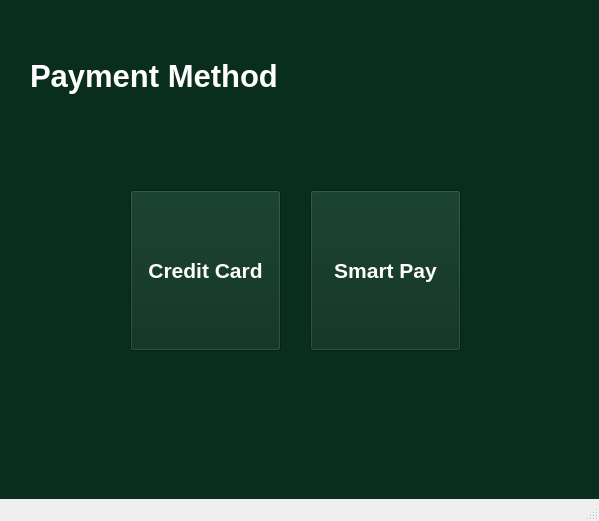
<?xml version="1.0" encoding="UTF-8"?>
<ui version="4.0">
 <class>MainWindow</class>
 <widget class="QMainWindow" name="MainWindow">
  <property name="geometry">
   <rect>
    <x>0</x>
    <y>0</y>
    <width>599</width>
    <height>521</height>
   </rect>
  </property>
  <property name="windowTitle">
   <string>MainWindow</string>
  </property>
  <widget class="QWidget" name="centralwidget">
   <widget class="QStackedWidget" name="stackedWidget">
    <property name="geometry">
     <rect>
      <x>0</x>
      <y>0</y>
      <width>601</width>
      <height>511</height>
     </rect>
    </property>
    <property name="styleSheet">
     <string notr="true">background-color: rgb(10, 46, 30);</string>
    </property>
    <widget class="QWidget" name="page">
     <widget class="QPushButton" name="pushButton">
      <property name="geometry">
       <rect>
        <x>130</x>
        <y>190</y>
        <width>151</width>
        <height>161</height>
       </rect>
      </property>
      <property name="palette">
       <palette>
        <active>
         <colorrole role="WindowText">
          <brush brushstyle="SolidPattern">
           <color alpha="255">
            <red>255</red>
            <green>255</green>
            <blue>255</blue>
           </color>
          </brush>
         </colorrole>
         <colorrole role="Button">
          <brush brushstyle="SolidPattern">
           <color alpha="255">
            <red>10</red>
            <green>46</green>
            <blue>30</blue>
           </color>
          </brush>
         </colorrole>
         <colorrole role="Midlight">
          <brush brushstyle="SolidPattern">
           <color alpha="255">
            <red>196</red>
            <green>203</green>
            <blue>193</blue>
           </color>
          </brush>
         </colorrole>
         <colorrole role="Dark">
          <brush brushstyle="SolidPattern">
           <color alpha="255">
            <red>105</red>
            <green>116</green>
            <blue>101</blue>
           </color>
          </brush>
         </colorrole>
         <colorrole role="Mid">
          <brush brushstyle="SolidPattern">
           <color alpha="255">
            <red>115</red>
            <green>132</green>
            <blue>108</blue>
           </color>
          </brush>
         </colorrole>
         <colorrole role="Text">
          <brush brushstyle="SolidPattern">
           <color alpha="255">
            <red>26</red>
            <green>55</green>
            <blue>35</blue>
           </color>
          </brush>
         </colorrole>
         <colorrole role="BrightText">
          <brush brushstyle="SolidPattern">
           <color alpha="255">
            <red>26</red>
            <green>55</green>
            <blue>35</blue>
           </color>
          </brush>
         </colorrole>
         <colorrole role="ButtonText">
          <brush brushstyle="SolidPattern">
           <color alpha="255">
            <red>255</red>
            <green>255</green>
            <blue>255</blue>
           </color>
          </brush>
         </colorrole>
         <colorrole role="Base">
          <brush brushstyle="SolidPattern">
           <color alpha="255">
            <red>10</red>
            <green>46</green>
            <blue>30</blue>
           </color>
          </brush>
         </colorrole>
         <colorrole role="Window">
          <brush brushstyle="SolidPattern">
           <color alpha="255">
            <red>10</red>
            <green>46</green>
            <blue>30</blue>
           </color>
          </brush>
         </colorrole>
         <colorrole role="Highlight">
          <brush brushstyle="SolidPattern">
           <color alpha="255">
            <red>26</red>
            <green>55</green>
            <blue>35</blue>
           </color>
          </brush>
         </colorrole>
         <colorrole role="HighlightedText">
          <brush brushstyle="SolidPattern">
           <color alpha="255">
            <red>254</red>
            <green>239</green>
            <blue>197</blue>
           </color>
          </brush>
         </colorrole>
         <colorrole role="LinkVisited">
          <brush brushstyle="SolidPattern">
           <color alpha="255">
            <red>205</red>
            <green>171</green>
            <blue>143</blue>
           </color>
          </brush>
         </colorrole>
         <colorrole role="AlternateBase">
          <brush brushstyle="SolidPattern">
           <color alpha="255">
            <red>69</red>
            <green>80</green>
            <blue>65</blue>
           </color>
          </brush>
         </colorrole>
         <colorrole role="ToolTipBase">
          <brush brushstyle="SolidPattern">
           <color alpha="255">
            <red>255</red>
            <green>246</green>
            <blue>242</blue>
           </color>
          </brush>
         </colorrole>
         <colorrole role="PlaceholderText">
          <brush brushstyle="SolidPattern">
           <color alpha="255">
            <red>105</red>
            <green>116</green>
            <blue>101</blue>
           </color>
          </brush>
         </colorrole>
        </active>
        <inactive>
         <colorrole role="WindowText">
          <brush brushstyle="SolidPattern">
           <color alpha="255">
            <red>255</red>
            <green>255</green>
            <blue>255</blue>
           </color>
          </brush>
         </colorrole>
         <colorrole role="Button">
          <brush brushstyle="SolidPattern">
           <color alpha="255">
            <red>10</red>
            <green>46</green>
            <blue>30</blue>
           </color>
          </brush>
         </colorrole>
         <colorrole role="Midlight">
          <brush brushstyle="SolidPattern">
           <color alpha="255">
            <red>196</red>
            <green>203</green>
            <blue>193</blue>
           </color>
          </brush>
         </colorrole>
         <colorrole role="Dark">
          <brush brushstyle="SolidPattern">
           <color alpha="255">
            <red>105</red>
            <green>116</green>
            <blue>101</blue>
           </color>
          </brush>
         </colorrole>
         <colorrole role="Mid">
          <brush brushstyle="SolidPattern">
           <color alpha="255">
            <red>115</red>
            <green>132</green>
            <blue>108</blue>
           </color>
          </brush>
         </colorrole>
         <colorrole role="Text">
          <brush brushstyle="SolidPattern">
           <color alpha="255">
            <red>26</red>
            <green>55</green>
            <blue>35</blue>
           </color>
          </brush>
         </colorrole>
         <colorrole role="BrightText">
          <brush brushstyle="SolidPattern">
           <color alpha="255">
            <red>26</red>
            <green>55</green>
            <blue>35</blue>
           </color>
          </brush>
         </colorrole>
         <colorrole role="ButtonText">
          <brush brushstyle="SolidPattern">
           <color alpha="255">
            <red>255</red>
            <green>255</green>
            <blue>255</blue>
           </color>
          </brush>
         </colorrole>
         <colorrole role="Base">
          <brush brushstyle="SolidPattern">
           <color alpha="255">
            <red>10</red>
            <green>46</green>
            <blue>30</blue>
           </color>
          </brush>
         </colorrole>
         <colorrole role="Window">
          <brush brushstyle="SolidPattern">
           <color alpha="255">
            <red>10</red>
            <green>46</green>
            <blue>30</blue>
           </color>
          </brush>
         </colorrole>
         <colorrole role="Highlight">
          <brush brushstyle="SolidPattern">
           <color alpha="255">
            <red>26</red>
            <green>55</green>
            <blue>35</blue>
           </color>
          </brush>
         </colorrole>
         <colorrole role="HighlightedText">
          <brush brushstyle="SolidPattern">
           <color alpha="255">
            <red>254</red>
            <green>239</green>
            <blue>197</blue>
           </color>
          </brush>
         </colorrole>
         <colorrole role="LinkVisited">
          <brush brushstyle="SolidPattern">
           <color alpha="255">
            <red>205</red>
            <green>171</green>
            <blue>143</blue>
           </color>
          </brush>
         </colorrole>
         <colorrole role="AlternateBase">
          <brush brushstyle="SolidPattern">
           <color alpha="255">
            <red>69</red>
            <green>80</green>
            <blue>65</blue>
           </color>
          </brush>
         </colorrole>
         <colorrole role="ToolTipBase">
          <brush brushstyle="SolidPattern">
           <color alpha="255">
            <red>255</red>
            <green>246</green>
            <blue>242</blue>
           </color>
          </brush>
         </colorrole>
         <colorrole role="PlaceholderText">
          <brush brushstyle="SolidPattern">
           <color alpha="255">
            <red>105</red>
            <green>116</green>
            <blue>101</blue>
           </color>
          </brush>
         </colorrole>
        </inactive>
        <disabled>
         <colorrole role="WindowText">
          <brush brushstyle="SolidPattern">
           <color alpha="255">
            <red>105</red>
            <green>116</green>
            <blue>101</blue>
           </color>
          </brush>
         </colorrole>
         <colorrole role="Button">
          <brush brushstyle="SolidPattern">
           <color alpha="255">
            <red>10</red>
            <green>46</green>
            <blue>30</blue>
           </color>
          </brush>
         </colorrole>
         <colorrole role="Midlight">
          <brush brushstyle="SolidPattern">
           <color alpha="255">
            <red>196</red>
            <green>203</green>
            <blue>193</blue>
           </color>
          </brush>
         </colorrole>
         <colorrole role="Dark">
          <brush brushstyle="SolidPattern">
           <color alpha="255">
            <red>105</red>
            <green>116</green>
            <blue>101</blue>
           </color>
          </brush>
         </colorrole>
         <colorrole role="Mid">
          <brush brushstyle="SolidPattern">
           <color alpha="255">
            <red>115</red>
            <green>132</green>
            <blue>108</blue>
           </color>
          </brush>
         </colorrole>
         <colorrole role="Text">
          <brush brushstyle="SolidPattern">
           <color alpha="255">
            <red>105</red>
            <green>116</green>
            <blue>101</blue>
           </color>
          </brush>
         </colorrole>
         <colorrole role="BrightText">
          <brush brushstyle="SolidPattern">
           <color alpha="255">
            <red>26</red>
            <green>55</green>
            <blue>35</blue>
           </color>
          </brush>
         </colorrole>
         <colorrole role="ButtonText">
          <brush brushstyle="SolidPattern">
           <color alpha="255">
            <red>105</red>
            <green>116</green>
            <blue>101</blue>
           </color>
          </brush>
         </colorrole>
         <colorrole role="Base">
          <brush brushstyle="SolidPattern">
           <color alpha="255">
            <red>10</red>
            <green>46</green>
            <blue>30</blue>
           </color>
          </brush>
         </colorrole>
         <colorrole role="Window">
          <brush brushstyle="SolidPattern">
           <color alpha="255">
            <red>10</red>
            <green>46</green>
            <blue>30</blue>
           </color>
          </brush>
         </colorrole>
         <colorrole role="Highlight">
          <brush brushstyle="SolidPattern">
           <color alpha="255">
            <red>145</red>
            <green>145</green>
            <blue>145</blue>
           </color>
          </brush>
         </colorrole>
         <colorrole role="HighlightedText">
          <brush brushstyle="SolidPattern">
           <color alpha="255">
            <red>254</red>
            <green>239</green>
            <blue>197</blue>
           </color>
          </brush>
         </colorrole>
         <colorrole role="LinkVisited">
          <brush brushstyle="SolidPattern">
           <color alpha="255">
            <red>205</red>
            <green>171</green>
            <blue>143</blue>
           </color>
          </brush>
         </colorrole>
         <colorrole role="AlternateBase">
          <brush brushstyle="SolidPattern">
           <color alpha="255">
            <red>69</red>
            <green>80</green>
            <blue>65</blue>
           </color>
          </brush>
         </colorrole>
         <colorrole role="ToolTipBase">
          <brush brushstyle="SolidPattern">
           <color alpha="255">
            <red>255</red>
            <green>246</green>
            <blue>242</blue>
           </color>
          </brush>
         </colorrole>
         <colorrole role="PlaceholderText">
          <brush brushstyle="SolidPattern">
           <color alpha="255">
            <red>105</red>
            <green>116</green>
            <blue>101</blue>
           </color>
          </brush>
         </colorrole>
        </disabled>
       </palette>
      </property>
      <property name="font">
       <font>
        <pointsize>16</pointsize>
        <weight>75</weight>
        <bold>true</bold>
       </font>
      </property>
      <property name="styleSheet">
       <string notr="true">border-color: rgb(255, 255, 255);</string>
      </property>
      <property name="text">
       <string>Credit Card</string>
      </property>
     </widget>
     <widget class="QPushButton" name="pushButton_2">
      <property name="geometry">
       <rect>
        <x>310</x>
        <y>190</y>
        <width>151</width>
        <height>161</height>
       </rect>
      </property>
      <property name="palette">
       <palette>
        <active>
         <colorrole role="WindowText">
          <brush brushstyle="SolidPattern">
           <color alpha="255">
            <red>255</red>
            <green>255</green>
            <blue>255</blue>
           </color>
          </brush>
         </colorrole>
         <colorrole role="Button">
          <brush brushstyle="SolidPattern">
           <color alpha="255">
            <red>10</red>
            <green>46</green>
            <blue>30</blue>
           </color>
          </brush>
         </colorrole>
         <colorrole role="Midlight">
          <brush brushstyle="SolidPattern">
           <color alpha="255">
            <red>196</red>
            <green>203</green>
            <blue>193</blue>
           </color>
          </brush>
         </colorrole>
         <colorrole role="Dark">
          <brush brushstyle="SolidPattern">
           <color alpha="255">
            <red>105</red>
            <green>116</green>
            <blue>101</blue>
           </color>
          </brush>
         </colorrole>
         <colorrole role="Mid">
          <brush brushstyle="SolidPattern">
           <color alpha="255">
            <red>115</red>
            <green>132</green>
            <blue>108</blue>
           </color>
          </brush>
         </colorrole>
         <colorrole role="Text">
          <brush brushstyle="SolidPattern">
           <color alpha="255">
            <red>26</red>
            <green>55</green>
            <blue>35</blue>
           </color>
          </brush>
         </colorrole>
         <colorrole role="BrightText">
          <brush brushstyle="SolidPattern">
           <color alpha="255">
            <red>26</red>
            <green>55</green>
            <blue>35</blue>
           </color>
          </brush>
         </colorrole>
         <colorrole role="ButtonText">
          <brush brushstyle="SolidPattern">
           <color alpha="255">
            <red>255</red>
            <green>255</green>
            <blue>255</blue>
           </color>
          </brush>
         </colorrole>
         <colorrole role="Base">
          <brush brushstyle="SolidPattern">
           <color alpha="255">
            <red>10</red>
            <green>46</green>
            <blue>30</blue>
           </color>
          </brush>
         </colorrole>
         <colorrole role="Window">
          <brush brushstyle="SolidPattern">
           <color alpha="255">
            <red>10</red>
            <green>46</green>
            <blue>30</blue>
           </color>
          </brush>
         </colorrole>
         <colorrole role="Highlight">
          <brush brushstyle="SolidPattern">
           <color alpha="255">
            <red>26</red>
            <green>55</green>
            <blue>35</blue>
           </color>
          </brush>
         </colorrole>
         <colorrole role="HighlightedText">
          <brush brushstyle="SolidPattern">
           <color alpha="255">
            <red>254</red>
            <green>239</green>
            <blue>197</blue>
           </color>
          </brush>
         </colorrole>
         <colorrole role="LinkVisited">
          <brush brushstyle="SolidPattern">
           <color alpha="255">
            <red>205</red>
            <green>171</green>
            <blue>143</blue>
           </color>
          </brush>
         </colorrole>
         <colorrole role="AlternateBase">
          <brush brushstyle="SolidPattern">
           <color alpha="255">
            <red>69</red>
            <green>80</green>
            <blue>65</blue>
           </color>
          </brush>
         </colorrole>
         <colorrole role="ToolTipBase">
          <brush brushstyle="SolidPattern">
           <color alpha="255">
            <red>255</red>
            <green>246</green>
            <blue>242</blue>
           </color>
          </brush>
         </colorrole>
         <colorrole role="PlaceholderText">
          <brush brushstyle="SolidPattern">
           <color alpha="255">
            <red>105</red>
            <green>116</green>
            <blue>101</blue>
           </color>
          </brush>
         </colorrole>
        </active>
        <inactive>
         <colorrole role="WindowText">
          <brush brushstyle="SolidPattern">
           <color alpha="255">
            <red>255</red>
            <green>255</green>
            <blue>255</blue>
           </color>
          </brush>
         </colorrole>
         <colorrole role="Button">
          <brush brushstyle="SolidPattern">
           <color alpha="255">
            <red>10</red>
            <green>46</green>
            <blue>30</blue>
           </color>
          </brush>
         </colorrole>
         <colorrole role="Midlight">
          <brush brushstyle="SolidPattern">
           <color alpha="255">
            <red>196</red>
            <green>203</green>
            <blue>193</blue>
           </color>
          </brush>
         </colorrole>
         <colorrole role="Dark">
          <brush brushstyle="SolidPattern">
           <color alpha="255">
            <red>105</red>
            <green>116</green>
            <blue>101</blue>
           </color>
          </brush>
         </colorrole>
         <colorrole role="Mid">
          <brush brushstyle="SolidPattern">
           <color alpha="255">
            <red>115</red>
            <green>132</green>
            <blue>108</blue>
           </color>
          </brush>
         </colorrole>
         <colorrole role="Text">
          <brush brushstyle="SolidPattern">
           <color alpha="255">
            <red>26</red>
            <green>55</green>
            <blue>35</blue>
           </color>
          </brush>
         </colorrole>
         <colorrole role="BrightText">
          <brush brushstyle="SolidPattern">
           <color alpha="255">
            <red>26</red>
            <green>55</green>
            <blue>35</blue>
           </color>
          </brush>
         </colorrole>
         <colorrole role="ButtonText">
          <brush brushstyle="SolidPattern">
           <color alpha="255">
            <red>255</red>
            <green>255</green>
            <blue>255</blue>
           </color>
          </brush>
         </colorrole>
         <colorrole role="Base">
          <brush brushstyle="SolidPattern">
           <color alpha="255">
            <red>10</red>
            <green>46</green>
            <blue>30</blue>
           </color>
          </brush>
         </colorrole>
         <colorrole role="Window">
          <brush brushstyle="SolidPattern">
           <color alpha="255">
            <red>10</red>
            <green>46</green>
            <blue>30</blue>
           </color>
          </brush>
         </colorrole>
         <colorrole role="Highlight">
          <brush brushstyle="SolidPattern">
           <color alpha="255">
            <red>26</red>
            <green>55</green>
            <blue>35</blue>
           </color>
          </brush>
         </colorrole>
         <colorrole role="HighlightedText">
          <brush brushstyle="SolidPattern">
           <color alpha="255">
            <red>254</red>
            <green>239</green>
            <blue>197</blue>
           </color>
          </brush>
         </colorrole>
         <colorrole role="LinkVisited">
          <brush brushstyle="SolidPattern">
           <color alpha="255">
            <red>205</red>
            <green>171</green>
            <blue>143</blue>
           </color>
          </brush>
         </colorrole>
         <colorrole role="AlternateBase">
          <brush brushstyle="SolidPattern">
           <color alpha="255">
            <red>69</red>
            <green>80</green>
            <blue>65</blue>
           </color>
          </brush>
         </colorrole>
         <colorrole role="ToolTipBase">
          <brush brushstyle="SolidPattern">
           <color alpha="255">
            <red>255</red>
            <green>246</green>
            <blue>242</blue>
           </color>
          </brush>
         </colorrole>
         <colorrole role="PlaceholderText">
          <brush brushstyle="SolidPattern">
           <color alpha="255">
            <red>105</red>
            <green>116</green>
            <blue>101</blue>
           </color>
          </brush>
         </colorrole>
        </inactive>
        <disabled>
         <colorrole role="WindowText">
          <brush brushstyle="SolidPattern">
           <color alpha="255">
            <red>105</red>
            <green>116</green>
            <blue>101</blue>
           </color>
          </brush>
         </colorrole>
         <colorrole role="Button">
          <brush brushstyle="SolidPattern">
           <color alpha="255">
            <red>10</red>
            <green>46</green>
            <blue>30</blue>
           </color>
          </brush>
         </colorrole>
         <colorrole role="Midlight">
          <brush brushstyle="SolidPattern">
           <color alpha="255">
            <red>196</red>
            <green>203</green>
            <blue>193</blue>
           </color>
          </brush>
         </colorrole>
         <colorrole role="Dark">
          <brush brushstyle="SolidPattern">
           <color alpha="255">
            <red>105</red>
            <green>116</green>
            <blue>101</blue>
           </color>
          </brush>
         </colorrole>
         <colorrole role="Mid">
          <brush brushstyle="SolidPattern">
           <color alpha="255">
            <red>115</red>
            <green>132</green>
            <blue>108</blue>
           </color>
          </brush>
         </colorrole>
         <colorrole role="Text">
          <brush brushstyle="SolidPattern">
           <color alpha="255">
            <red>105</red>
            <green>116</green>
            <blue>101</blue>
           </color>
          </brush>
         </colorrole>
         <colorrole role="BrightText">
          <brush brushstyle="SolidPattern">
           <color alpha="255">
            <red>26</red>
            <green>55</green>
            <blue>35</blue>
           </color>
          </brush>
         </colorrole>
         <colorrole role="ButtonText">
          <brush brushstyle="SolidPattern">
           <color alpha="255">
            <red>105</red>
            <green>116</green>
            <blue>101</blue>
           </color>
          </brush>
         </colorrole>
         <colorrole role="Base">
          <brush brushstyle="SolidPattern">
           <color alpha="255">
            <red>10</red>
            <green>46</green>
            <blue>30</blue>
           </color>
          </brush>
         </colorrole>
         <colorrole role="Window">
          <brush brushstyle="SolidPattern">
           <color alpha="255">
            <red>10</red>
            <green>46</green>
            <blue>30</blue>
           </color>
          </brush>
         </colorrole>
         <colorrole role="Highlight">
          <brush brushstyle="SolidPattern">
           <color alpha="255">
            <red>145</red>
            <green>145</green>
            <blue>145</blue>
           </color>
          </brush>
         </colorrole>
         <colorrole role="HighlightedText">
          <brush brushstyle="SolidPattern">
           <color alpha="255">
            <red>254</red>
            <green>239</green>
            <blue>197</blue>
           </color>
          </brush>
         </colorrole>
         <colorrole role="LinkVisited">
          <brush brushstyle="SolidPattern">
           <color alpha="255">
            <red>205</red>
            <green>171</green>
            <blue>143</blue>
           </color>
          </brush>
         </colorrole>
         <colorrole role="AlternateBase">
          <brush brushstyle="SolidPattern">
           <color alpha="255">
            <red>69</red>
            <green>80</green>
            <blue>65</blue>
           </color>
          </brush>
         </colorrole>
         <colorrole role="ToolTipBase">
          <brush brushstyle="SolidPattern">
           <color alpha="255">
            <red>255</red>
            <green>246</green>
            <blue>242</blue>
           </color>
          </brush>
         </colorrole>
         <colorrole role="PlaceholderText">
          <brush brushstyle="SolidPattern">
           <color alpha="255">
            <red>105</red>
            <green>116</green>
            <blue>101</blue>
           </color>
          </brush>
         </colorrole>
        </disabled>
       </palette>
      </property>
      <property name="font">
       <font>
        <pointsize>16</pointsize>
        <weight>75</weight>
        <bold>true</bold>
       </font>
      </property>
      <property name="text">
       <string>Smart Pay</string>
      </property>
     </widget>
     <widget class="QLabel" name="label_2">
      <property name="geometry">
       <rect>
        <x>30</x>
        <y>30</y>
        <width>501</width>
        <height>91</height>
       </rect>
      </property>
      <property name="palette">
       <palette>
        <active>
         <colorrole role="WindowText">
          <brush brushstyle="SolidPattern">
           <color alpha="255">
            <red>255</red>
            <green>255</green>
            <blue>255</blue>
           </color>
          </brush>
         </colorrole>
         <colorrole role="Button">
          <brush brushstyle="SolidPattern">
           <color alpha="255">
            <red>10</red>
            <green>46</green>
            <blue>30</blue>
           </color>
          </brush>
         </colorrole>
         <colorrole role="Midlight">
          <brush brushstyle="SolidPattern">
           <color alpha="255">
            <red>196</red>
            <green>203</green>
            <blue>193</blue>
           </color>
          </brush>
         </colorrole>
         <colorrole role="Dark">
          <brush brushstyle="SolidPattern">
           <color alpha="255">
            <red>105</red>
            <green>116</green>
            <blue>101</blue>
           </color>
          </brush>
         </colorrole>
         <colorrole role="Mid">
          <brush brushstyle="SolidPattern">
           <color alpha="255">
            <red>115</red>
            <green>132</green>
            <blue>108</blue>
           </color>
          </brush>
         </colorrole>
         <colorrole role="Text">
          <brush brushstyle="SolidPattern">
           <color alpha="255">
            <red>26</red>
            <green>55</green>
            <blue>35</blue>
           </color>
          </brush>
         </colorrole>
         <colorrole role="BrightText">
          <brush brushstyle="SolidPattern">
           <color alpha="255">
            <red>26</red>
            <green>55</green>
            <blue>35</blue>
           </color>
          </brush>
         </colorrole>
         <colorrole role="ButtonText">
          <brush brushstyle="SolidPattern">
           <color alpha="255">
            <red>0</red>
            <green>0</green>
            <blue>0</blue>
           </color>
          </brush>
         </colorrole>
         <colorrole role="Base">
          <brush brushstyle="SolidPattern">
           <color alpha="255">
            <red>10</red>
            <green>46</green>
            <blue>30</blue>
           </color>
          </brush>
         </colorrole>
         <colorrole role="Window">
          <brush brushstyle="SolidPattern">
           <color alpha="255">
            <red>10</red>
            <green>46</green>
            <blue>30</blue>
           </color>
          </brush>
         </colorrole>
         <colorrole role="Highlight">
          <brush brushstyle="SolidPattern">
           <color alpha="255">
            <red>26</red>
            <green>55</green>
            <blue>35</blue>
           </color>
          </brush>
         </colorrole>
         <colorrole role="HighlightedText">
          <brush brushstyle="SolidPattern">
           <color alpha="255">
            <red>254</red>
            <green>239</green>
            <blue>197</blue>
           </color>
          </brush>
         </colorrole>
         <colorrole role="LinkVisited">
          <brush brushstyle="SolidPattern">
           <color alpha="255">
            <red>205</red>
            <green>171</green>
            <blue>143</blue>
           </color>
          </brush>
         </colorrole>
         <colorrole role="AlternateBase">
          <brush brushstyle="SolidPattern">
           <color alpha="255">
            <red>69</red>
            <green>80</green>
            <blue>65</blue>
           </color>
          </brush>
         </colorrole>
         <colorrole role="ToolTipBase">
          <brush brushstyle="SolidPattern">
           <color alpha="255">
            <red>255</red>
            <green>246</green>
            <blue>242</blue>
           </color>
          </brush>
         </colorrole>
         <colorrole role="PlaceholderText">
          <brush brushstyle="SolidPattern">
           <color alpha="255">
            <red>105</red>
            <green>116</green>
            <blue>101</blue>
           </color>
          </brush>
         </colorrole>
        </active>
        <inactive>
         <colorrole role="WindowText">
          <brush brushstyle="SolidPattern">
           <color alpha="255">
            <red>255</red>
            <green>255</green>
            <blue>255</blue>
           </color>
          </brush>
         </colorrole>
         <colorrole role="Button">
          <brush brushstyle="SolidPattern">
           <color alpha="255">
            <red>10</red>
            <green>46</green>
            <blue>30</blue>
           </color>
          </brush>
         </colorrole>
         <colorrole role="Midlight">
          <brush brushstyle="SolidPattern">
           <color alpha="255">
            <red>196</red>
            <green>203</green>
            <blue>193</blue>
           </color>
          </brush>
         </colorrole>
         <colorrole role="Dark">
          <brush brushstyle="SolidPattern">
           <color alpha="255">
            <red>105</red>
            <green>116</green>
            <blue>101</blue>
           </color>
          </brush>
         </colorrole>
         <colorrole role="Mid">
          <brush brushstyle="SolidPattern">
           <color alpha="255">
            <red>115</red>
            <green>132</green>
            <blue>108</blue>
           </color>
          </brush>
         </colorrole>
         <colorrole role="Text">
          <brush brushstyle="SolidPattern">
           <color alpha="255">
            <red>26</red>
            <green>55</green>
            <blue>35</blue>
           </color>
          </brush>
         </colorrole>
         <colorrole role="BrightText">
          <brush brushstyle="SolidPattern">
           <color alpha="255">
            <red>26</red>
            <green>55</green>
            <blue>35</blue>
           </color>
          </brush>
         </colorrole>
         <colorrole role="ButtonText">
          <brush brushstyle="SolidPattern">
           <color alpha="255">
            <red>0</red>
            <green>0</green>
            <blue>0</blue>
           </color>
          </brush>
         </colorrole>
         <colorrole role="Base">
          <brush brushstyle="SolidPattern">
           <color alpha="255">
            <red>10</red>
            <green>46</green>
            <blue>30</blue>
           </color>
          </brush>
         </colorrole>
         <colorrole role="Window">
          <brush brushstyle="SolidPattern">
           <color alpha="255">
            <red>10</red>
            <green>46</green>
            <blue>30</blue>
           </color>
          </brush>
         </colorrole>
         <colorrole role="Highlight">
          <brush brushstyle="SolidPattern">
           <color alpha="255">
            <red>26</red>
            <green>55</green>
            <blue>35</blue>
           </color>
          </brush>
         </colorrole>
         <colorrole role="HighlightedText">
          <brush brushstyle="SolidPattern">
           <color alpha="255">
            <red>254</red>
            <green>239</green>
            <blue>197</blue>
           </color>
          </brush>
         </colorrole>
         <colorrole role="LinkVisited">
          <brush brushstyle="SolidPattern">
           <color alpha="255">
            <red>205</red>
            <green>171</green>
            <blue>143</blue>
           </color>
          </brush>
         </colorrole>
         <colorrole role="AlternateBase">
          <brush brushstyle="SolidPattern">
           <color alpha="255">
            <red>69</red>
            <green>80</green>
            <blue>65</blue>
           </color>
          </brush>
         </colorrole>
         <colorrole role="ToolTipBase">
          <brush brushstyle="SolidPattern">
           <color alpha="255">
            <red>255</red>
            <green>246</green>
            <blue>242</blue>
           </color>
          </brush>
         </colorrole>
         <colorrole role="PlaceholderText">
          <brush brushstyle="SolidPattern">
           <color alpha="255">
            <red>105</red>
            <green>116</green>
            <blue>101</blue>
           </color>
          </brush>
         </colorrole>
        </inactive>
        <disabled>
         <colorrole role="WindowText">
          <brush brushstyle="SolidPattern">
           <color alpha="255">
            <red>105</red>
            <green>116</green>
            <blue>101</blue>
           </color>
          </brush>
         </colorrole>
         <colorrole role="Button">
          <brush brushstyle="SolidPattern">
           <color alpha="255">
            <red>10</red>
            <green>46</green>
            <blue>30</blue>
           </color>
          </brush>
         </colorrole>
         <colorrole role="Midlight">
          <brush brushstyle="SolidPattern">
           <color alpha="255">
            <red>196</red>
            <green>203</green>
            <blue>193</blue>
           </color>
          </brush>
         </colorrole>
         <colorrole role="Dark">
          <brush brushstyle="SolidPattern">
           <color alpha="255">
            <red>105</red>
            <green>116</green>
            <blue>101</blue>
           </color>
          </brush>
         </colorrole>
         <colorrole role="Mid">
          <brush brushstyle="SolidPattern">
           <color alpha="255">
            <red>115</red>
            <green>132</green>
            <blue>108</blue>
           </color>
          </brush>
         </colorrole>
         <colorrole role="Text">
          <brush brushstyle="SolidPattern">
           <color alpha="255">
            <red>105</red>
            <green>116</green>
            <blue>101</blue>
           </color>
          </brush>
         </colorrole>
         <colorrole role="BrightText">
          <brush brushstyle="SolidPattern">
           <color alpha="255">
            <red>26</red>
            <green>55</green>
            <blue>35</blue>
           </color>
          </brush>
         </colorrole>
         <colorrole role="ButtonText">
          <brush brushstyle="SolidPattern">
           <color alpha="255">
            <red>105</red>
            <green>116</green>
            <blue>101</blue>
           </color>
          </brush>
         </colorrole>
         <colorrole role="Base">
          <brush brushstyle="SolidPattern">
           <color alpha="255">
            <red>10</red>
            <green>46</green>
            <blue>30</blue>
           </color>
          </brush>
         </colorrole>
         <colorrole role="Window">
          <brush brushstyle="SolidPattern">
           <color alpha="255">
            <red>10</red>
            <green>46</green>
            <blue>30</blue>
           </color>
          </brush>
         </colorrole>
         <colorrole role="Highlight">
          <brush brushstyle="SolidPattern">
           <color alpha="255">
            <red>145</red>
            <green>145</green>
            <blue>145</blue>
           </color>
          </brush>
         </colorrole>
         <colorrole role="HighlightedText">
          <brush brushstyle="SolidPattern">
           <color alpha="255">
            <red>254</red>
            <green>239</green>
            <blue>197</blue>
           </color>
          </brush>
         </colorrole>
         <colorrole role="LinkVisited">
          <brush brushstyle="SolidPattern">
           <color alpha="255">
            <red>205</red>
            <green>171</green>
            <blue>143</blue>
           </color>
          </brush>
         </colorrole>
         <colorrole role="AlternateBase">
          <brush brushstyle="SolidPattern">
           <color alpha="255">
            <red>69</red>
            <green>80</green>
            <blue>65</blue>
           </color>
          </brush>
         </colorrole>
         <colorrole role="ToolTipBase">
          <brush brushstyle="SolidPattern">
           <color alpha="255">
            <red>255</red>
            <green>246</green>
            <blue>242</blue>
           </color>
          </brush>
         </colorrole>
         <colorrole role="PlaceholderText">
          <brush brushstyle="SolidPattern">
           <color alpha="255">
            <red>105</red>
            <green>116</green>
            <blue>101</blue>
           </color>
          </brush>
         </colorrole>
        </disabled>
       </palette>
      </property>
      <property name="font">
       <font>
        <pointsize>23</pointsize>
        <weight>75</weight>
        <bold>true</bold>
       </font>
      </property>
      <property name="text">
       <string>Payment Method</string>
      </property>
     </widget>
    </widget>
    <widget class="QWidget" name="page_2"/>
   </widget>
  </widget>
  <widget class="QMenuBar" name="menubar">
   <property name="geometry">
    <rect>
     <x>0</x>
     <y>0</y>
     <width>599</width>
     <height>24</height>
    </rect>
   </property>
  </widget>
  <widget class="QStatusBar" name="statusbar"/>
 </widget>
 <resources/>
 <connections/>
</ui>
